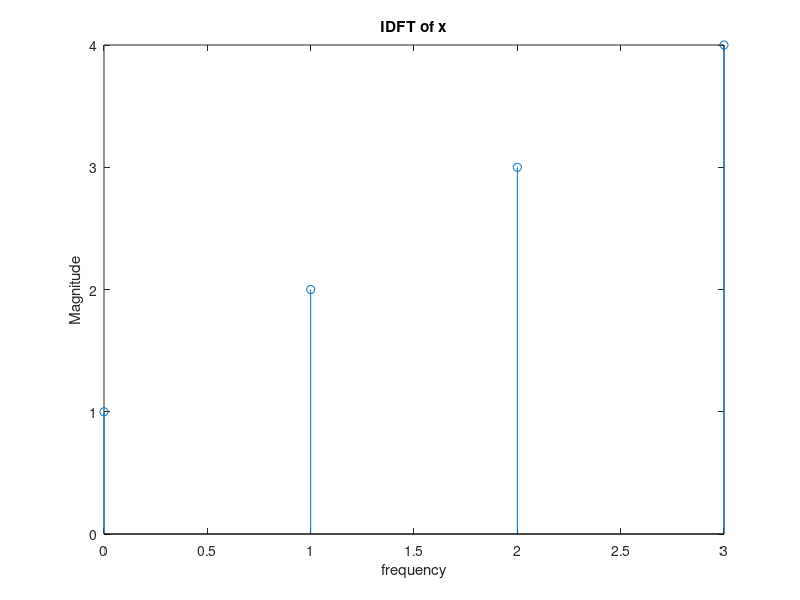

The MATLAB script that drew this image:
disp('Inverse fourier transform of the sequence');
x_fft=[10.0000 + 0.0000i,  -2.0000 + 2.0000i,  -2.0000 + 0.0000i,  -2.0000 - 2.0000i]
disp('is');
x=ifft(x_fft)
stem(0:length(x)-1,abs(x));
xlabel('frequency');
ylabel('Magnitude');
title('IDFT of x');